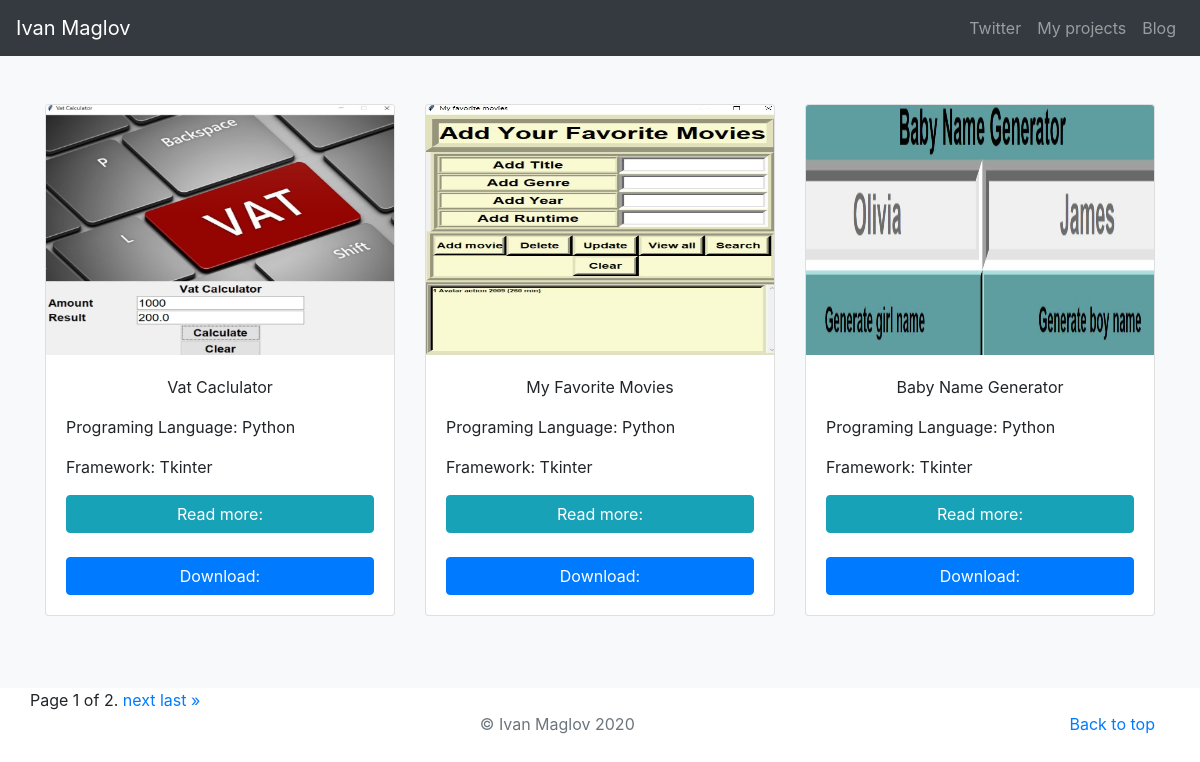
/projects/, run on the app's committed database.
### myprojects/models.py (models this page shows, shortened)
class Projects(models.Model):
    title=models.CharField(max_length=260)
    programming_language=models.CharField(max_length=260)
    framework=models.CharField(max_length=260)
    picture=models.ImageField(upload_to='images/', height_field='height',
        width_field='width')
    height = models.IntegerField(default=0)
    width = models.IntegerField(default=0)
    description=RichTextUploadingField(blank=True, null=True,max_length=600)
    file = models.FileField(upload_to='uploads/%Y/%m/%d/%H/%M/%S/')
    link=models.CharField(max_length=500)
    pub_date = models.DateTimeField()

### myprojects/views.py (the view)
# urls.py: path('projects/', myprojects.views.allprojects, name="allprojects"),
def allprojects(request):
    projects_list = Projects.objects.all().order_by('-pub_date')[:40]
    paginator = Paginator(projects_list, 3)  # Show 3 projects per page
    page = request.GET.get('page')
    projects = paginator.get_page(page)
    return render(request, 'allprojects.html', {'projects': projects})

### myprojects/templates/allprojects.html (shortened to what this page needs)
{% extends 'singlepage.html'   %}
{% block content %}
        <div class="album py-5 bg-light" id="project">
        <div class="container">
    <div class="row">
        {% for project in projects %}
        <div class="col-md-4">
              <div class="card mb-4 box-shadow">
                <img class="card-img-top" src="{{ project.picture.url }}" height="250" />
                  <div class="card-body">
               <p class="card-text text-center">{{ project.title}}</p>
                 <p class="card-text text-left">Programing Language: {{ project.programming_language}}</p>
                  <p  class="card-text text-left">Framework: {{ project.framework}}</p>
                     <button onclick="window.location='{% url 'detail' project.id %}';" style="cursor:pointer;"
                             type="button" class="btn btn-info btn-block" >Read more:  </button>
        <a href="{{ project.file.url }}"/><button type="button" class="btn btn-primary btn-block" >Download:  </button></a>
                      </div>
                   </div>
             </div>
        {% endfor %}
                 </div>
             </div>
         </div>
          <div class="pagination container">
    <span class="step-links">
        <span class="current">
            Page {{ projects.number }} of {{ projects.paginator.num_pages }}.
        </span>
        {% if projects.has_next %}
            <a href="?page={{ projects.next_page_number }}">next</a>
            <a href="?page={{ projects.paginator.num_pages }}">last &raquo;</a>
        {% endif %}
    </span>
</div>
{% endblock %}

### myprojects/templates/singlepage.html (shortened to what this page needs)
<!doctype html>
<html lang="en">
  <head>
      {% load staticfiles %}
<link rel="stylesheet" href="https://stackpath.bootstrapcdn.com/bootstrap/4.3.1/css/bootstrap.min.css">
  </head>
  <body>
    <header>
  <nav class="navbar navbar-expand-lg navbar-dark bg-dark">
  <a class="navbar-brand" href="{% url 'home' %}">Ivan Maglov</a>
  <div class="collapse navbar-collapse" id="navbarNavAltMarkup">
    <div class="navbar-nav ml-auto">
      <a class="nav-item nav-link" target="_blank" href="https://twitter.com/IvanMaglov">Twitter</a>
      <a class="nav-item nav-link" href="{% url 'allprojects' %}">My projects</a>
      <a class="nav-item nav-link" href="{% url 'allblogs' %}">Blog</a>
    </div>
  </div>
</nav>
</header>
<main role="main" >
     {% block content %}
  {% endblock %}
</main>
<footer class="text-muted">
  <div class="container">
    <p class="float-right">
      <a href="#">Back to top</a>
    </p>
    <p class="text-center"> &copy; Ivan Maglov {% now "Y" %} </p>
  </div>
</footer>
</body>
</html>

### data on the page
Projects: picture (picture), title "Vat Caclulator", programming_language "Python", framework "Tkinter"
Projects: picture (picture), title "My Favorite Movies", programming_language "Python", framework "Tkinter"
Projects: picture (picture), title "Baby Name Generator", programming_language "Python", framework "Tkinter"

### other printed values
{{ projects.number }} "1"
{{ projects.paginator.num_pages }} "2"
